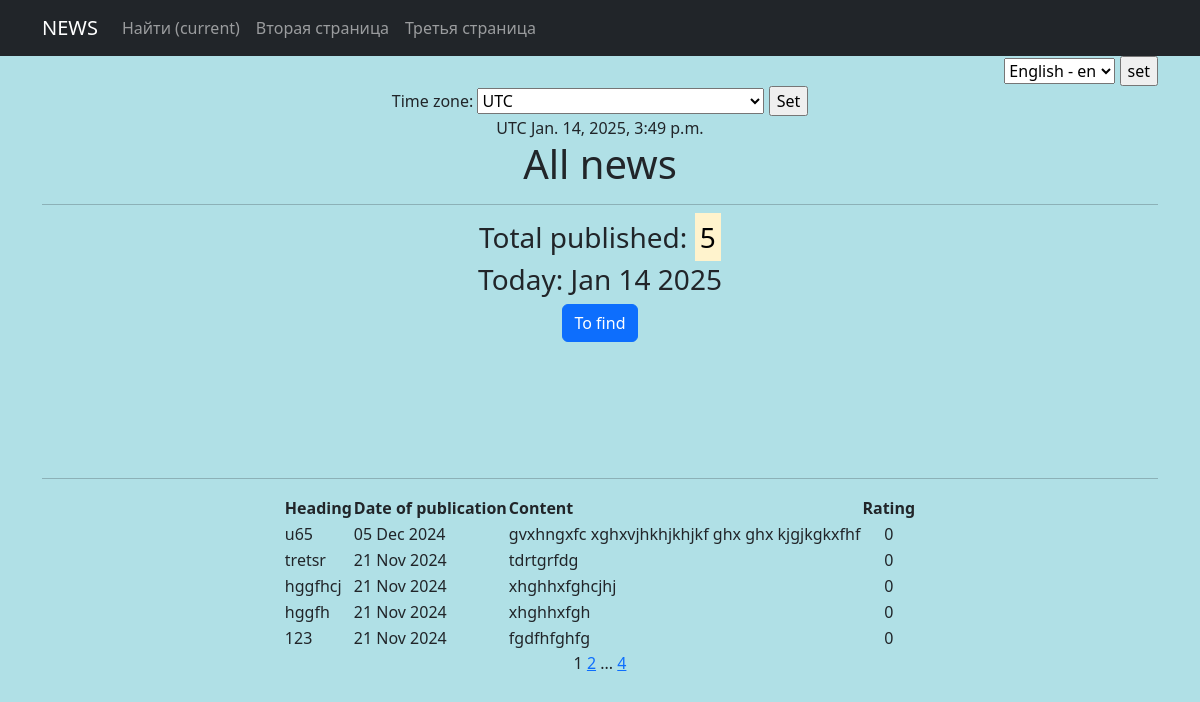
The page /news/ on the database as committed earlier.
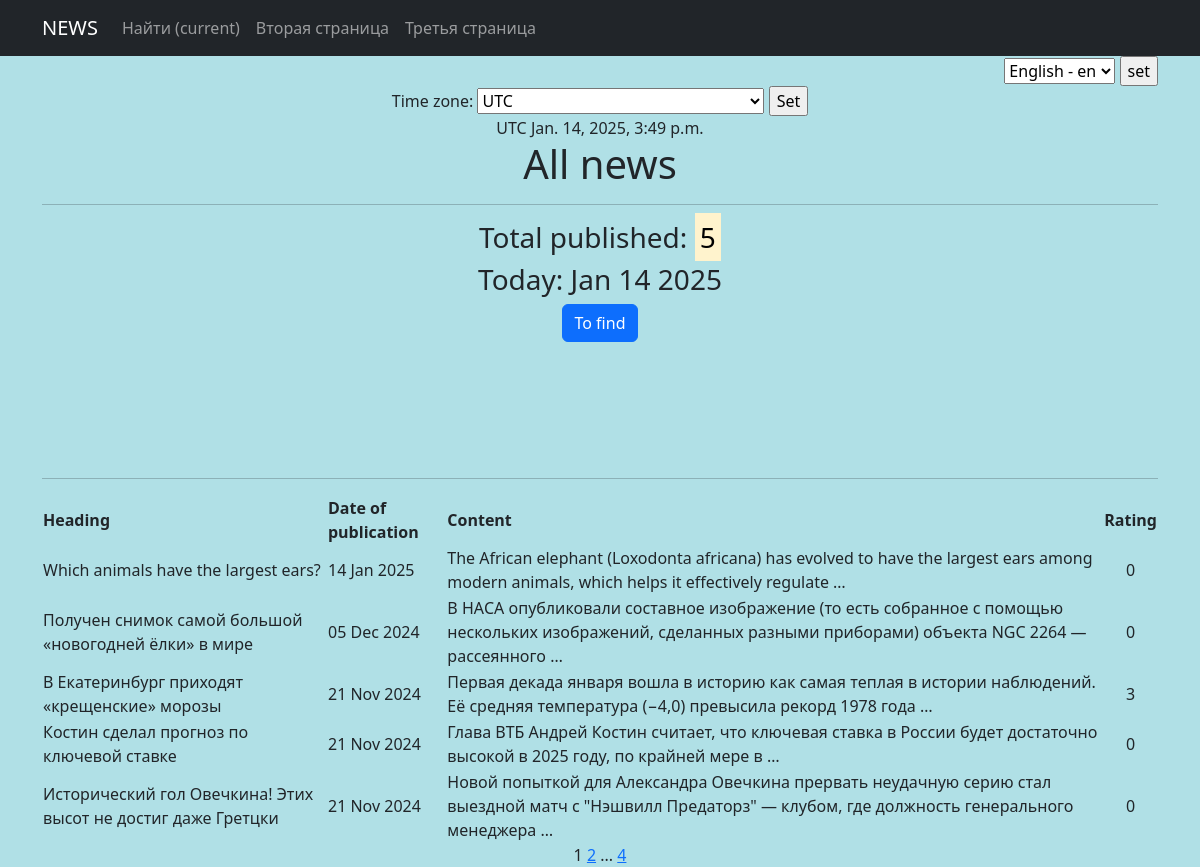
The same page on the database as committed later.
### news/models.py (models this page shows, shortened)
class Post(models.Model):
    author = models.ForeignKey(Author, on_delete=models.CASCADE, related_name='posts')
    post_type = models.CharField(max_length=2, choices=CONTENT, default=news)
    post_time = models.DateTimeField(auto_now_add=True)
    category = models.ManyToManyField(Category, through='PostCategory')
    title = models.CharField(max_length=255)
    text = models.TextField()
    rating = models.IntegerField(default=0)

### news/views.py (the view, shortened to what this page needs)
# urls.py: path('', cache_page(60)(PostsList.as_view()), name='post_list'),
class PostsList(ListView):
    model = Post
    ordering = '-post_time'
    template_name = 'news.html'
    context_object_name = 'news'
    paginate_by = 5
    def get_queryset(self):
        queryset = super().get_queryset()
        self.filterset = PostFilter(self.request.GET, queryset)
        return self.filterset.qs
    def get_context_data(self, **kwargs):
        context = super().get_context_data(**kwargs)
        context['filterset'] = self.filterset
        context['time_now'] = datetime.utcnow()
        context['current_time'] = timezone.localtime(timezone.now())
        context['timezones'] = pytz.common_timezones
        return context

### news/templatetags/censor_filter.py (called while the page is built)
@register.filter()
def censor(text):
    words = text.split()
    for i, word in enumerate(words):
        if word.lower().replace(',', '').replace('.', '').replace('!', '').replace('?', '') in CENSOR_WORDS:
            words[i] = word[0] + '*' * (len(word) - 1)
    return " ".join(words)

### news/templatetags/custom_tags.py (called while the page is built)
@register.simple_tag(takes_context=True)
def url_replace(context, **kwargs):
   d = context['request'].GET.copy()
   for k, v in kwargs.items():
      d[k] = v
   return d.urlencode()

### templates/news.html (shortened to what this page needs)
{% extends 'flatpages/default.html' %}
{% load censor_filter %}
{% load custom_tags %}
{% load i18n %}
{% load tz %}
{% block title %}
{% trans 'NEWS' %}
{% endblock title %}
{% block content %}
<html lang="en">
<head>
</head>
<body>
    <div align="right">
    <form action="{% url 'set_language' %}" method="POST"> {% csrf_token %}
        <select name="language" id="">
            {% get_available_languages as LANGUAGES %}
            {% get_language_info_list for LANGUAGES as languages %}
            {% for language in languages %}
                <option value="{{ language.code }}" {% if language.code == LANGUAGE_CODE %} selected {% endif %}>
                    {{ language.name }} - {{ language.code }}
                </option>
            {% endfor %}
        </select>
        <input type="submit" value="set">
    </form>
    </div>
    {% get_current_timezone as TIME_ZONE %}
    <form action="" method="POST">
        <label for="timezone">Time zone:</label>
        <select name="timezone">
            {% for tz in timezones %}
            <option value="{{ tz }}"{% if tz == TIME_ZONE %} selected{% endif %}>{{ tz }}</option>
            {% endfor %}
        </select>
        <input type="submit" value="Set">
    </form>
    {{ TIME_ZONE }}
    {{ current_time|timezone:TIME_ZONE }}
</body>
</html>
<h1>{% trans 'All news' %}</h1>
<hr>
   <h3>{% trans 'Total published:' %} <mark>{{ news|length }}</mark></h3>
   <h3> {% trans 'Today:' %} {{ time_now|date:'M d Y' }}</h3>
        <a class="btn btn-primary" type="submit" href="search/">{% trans 'To find' %}</a>
<br>
<br>
{% load cache %}
{% cache 100 submit %}
    <br>
    <br>
    <br>
    <br>
{% endcache %}
    <hr>
   {% if news %}
    <center>
       <table>
           <tr>
               <td><b>{% trans 'Heading' %}</b></td>
               <td><b>{% trans 'Date of publication' %}</b></td>
               <td><b>{% trans 'Content' %}</b></td>
               <td><b>{% trans 'Rating' %}</b></td>
           </tr>
           {% for post in news%}
           <tr>
               <td>{{ post.title|censor }}</td>
               <td>{{ post.post_time|date:'d M Y' }}</td>
               <td>{{ post.text|truncatewords:20|censor }}</td>
               <td><center>{{ post.rating }}</center></td>
           </tr>
           {% endfor %}
       </table>
    </center>
   {% else %}
       <h2>{% trans 'There is no news!' %}</h2>
   {% endif %}
   {{ page_obj.number }}
   {% if page_obj.has_next %}
       <a href="?{% url_replace page=page_obj.next_page_number %}">{{ page_obj.next_page_number }}</a>
       {% if paginator.num_pages != page_obj.next_page_number %}
           ...
           <a href="?{% url_replace page=page_obj.paginator.num_pages %}">{{ page_obj.paginator.num_pages }}</a>
       {% endif %}
   {% endif %}
{% endblock content %}

Rows that differ between the two databases and show on the page:
no longer on this page (row edited): Post: title|censor "123", post_time "21 Nov 2024", text|censor "fgdfhfghfg", rating "0"
added Post: title|censor "Which animals have the largest ears?", post_time "14 Jan 2025", text|censor "The African elephant (Loxodonta africana) has evolved to have the largest ears among modern animals, which helps it effectively regulate …", rating "0"
changed Post: title|censor "u65" → "Получен снимок самой большой «новогодней ёлки» в мире"; text|censor "gvxhngxfc xghxvjhkhjkhjkf ghx ghx kjgjkgkxfhf" → "В НАСА опубликовали составное изображение (то есть собранное с помощью нескольких изображений, сделанных разными приборами) объекта NGC 2264 — рассеянного …"
changed Post: title|censor "tretsr" → "В Екатеринбург приходят «крещенские» морозы"; text|censor "tdrtgrfdg" → "Первая декада января вошла в историю как самая теплая в истории наблюдений. Её средняя температура (−4,0) превысила рекорд 1978 года …"; rating "0" → "3"
changed Post: title|censor "hggfhcj" → "Костин сделал прогноз по ключевой ставке"; text|censor "xhghhxfghcjhj" → "Глава ВТБ Андрей Костин считает, что ключевая ставка в России будет достаточно высокой в 2025 году, по крайней мере в …"
changed Post: title|censor "hggfh" → "Исторический гол Овечкина! Этих высот не достиг даже Гретцки"; text|censor "xhghhxfgh" → "Новой попыткой для Александра Овечкина прервать неудачную серию стал выездной матч с \"Нэшвилл Предаторз\" — клубом, где должность генерального менеджера …"
